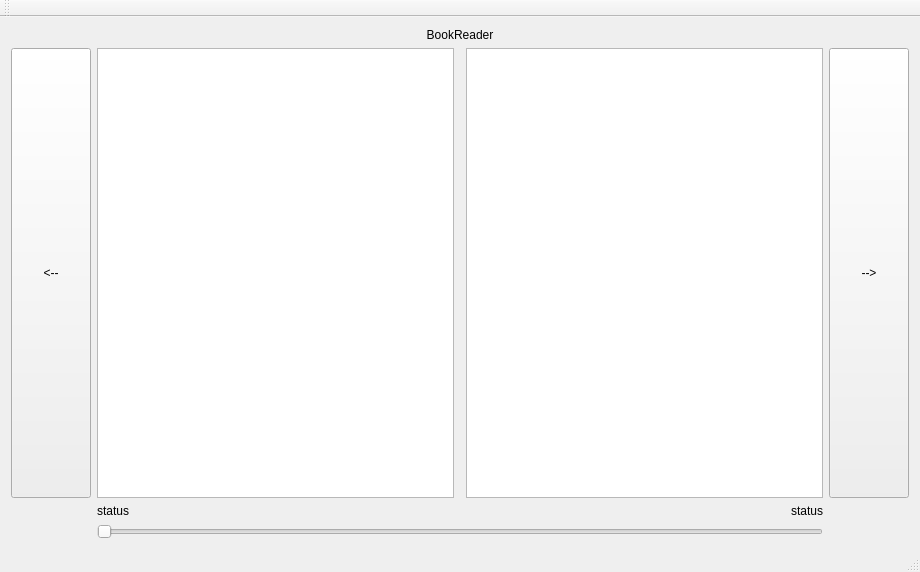
<?xml version="1.0" encoding="UTF-8"?>
<ui version="4.0">
 <class>MainWindow</class>
 <widget class="QMainWindow" name="MainWindow">
  <property name="geometry">
   <rect>
    <x>0</x>
    <y>0</y>
    <width>920</width>
    <height>572</height>
   </rect>
  </property>
  <property name="sizePolicy">
   <sizepolicy hsizetype="Expanding" vsizetype="Fixed">
    <horstretch>0</horstretch>
    <verstretch>0</verstretch>
   </sizepolicy>
  </property>
  <property name="minimumSize">
   <size>
    <width>800</width>
    <height>450</height>
   </size>
  </property>
  <property name="windowTitle">
   <string>MainWindow</string>
  </property>
  <property name="windowIcon">
   <iconset resource="icon.qrc">
    <normaloff>:/icons/book.png</normaloff>:/icons/book.png</iconset>
  </property>
  <widget class="QWidget" name="centralWidget">
   <property name="sizePolicy">
    <sizepolicy hsizetype="Expanding" vsizetype="Expanding">
     <horstretch>0</horstretch>
     <verstretch>0</verstretch>
    </sizepolicy>
   </property>
   <layout class="QGridLayout" name="gridLayout">
    <item row="1" column="1">
     <widget class="QTextBrowser" name="textB_left"/>
    </item>
    <item row="3" column="3">
     <widget class="QLabel" name="label_status_right">
      <property name="text">
       <string>status</string>
      </property>
      <property name="alignment">
       <set>Qt::AlignRight|Qt::AlignTrailing|Qt::AlignVCenter</set>
      </property>
     </widget>
    </item>
    <item row="3" column="1">
     <widget class="QLabel" name="label_status_left">
      <property name="text">
       <string>status</string>
      </property>
      <property name="alignment">
       <set>Qt::AlignLeading|Qt::AlignLeft|Qt::AlignVCenter</set>
      </property>
     </widget>
    </item>
    <item row="5" column="1" colspan="3">
     <widget class="QSlider" name="slider_progress">
      <property name="orientation">
       <enum>Qt::Horizontal</enum>
      </property>
     </widget>
    </item>
    <item row="1" column="3">
     <widget class="QTextBrowser" name="textB_right"/>
    </item>
    <item row="1" column="4">
     <widget class="QPushButton" name="btn_down">
      <property name="sizePolicy">
       <sizepolicy hsizetype="Minimum" vsizetype="Expanding">
        <horstretch>0</horstretch>
        <verstretch>0</verstretch>
       </sizepolicy>
      </property>
      <property name="text">
       <string>--&gt;</string>
      </property>
     </widget>
    </item>
    <item row="1" column="0">
     <widget class="QPushButton" name="btn_up">
      <property name="sizePolicy">
       <sizepolicy hsizetype="Minimum" vsizetype="Expanding">
        <horstretch>0</horstretch>
        <verstretch>0</verstretch>
       </sizepolicy>
      </property>
      <property name="text">
       <string>&lt;--</string>
      </property>
     </widget>
    </item>
    <item row="0" column="0" colspan="5">
     <widget class="QLabel" name="label_title">
      <property name="sizePolicy">
       <sizepolicy hsizetype="Preferred" vsizetype="Fixed">
        <horstretch>0</horstretch>
        <verstretch>0</verstretch>
       </sizepolicy>
      </property>
      <property name="text">
       <string>BookReader</string>
      </property>
      <property name="alignment">
       <set>Qt::AlignCenter</set>
      </property>
     </widget>
    </item>
   </layout>
  </widget>
  <widget class="QMenuBar" name="menuBar">
   <property name="geometry">
    <rect>
     <x>0</x>
     <y>0</y>
     <width>920</width>
     <height>21</height>
    </rect>
   </property>
  </widget>
  <widget class="QToolBar" name="mainToolBar">
   <attribute name="toolBarArea">
    <enum>TopToolBarArea</enum>
   </attribute>
   <attribute name="toolBarBreak">
    <bool>false</bool>
   </attribute>
  </widget>
  <widget class="QStatusBar" name="statusBar"/>
 </widget>
 <layoutdefault spacing="6" margin="11"/>
 <resources>
  <include location="icon.qrc"/>
 </resources>
 <connections/>
</ui>
